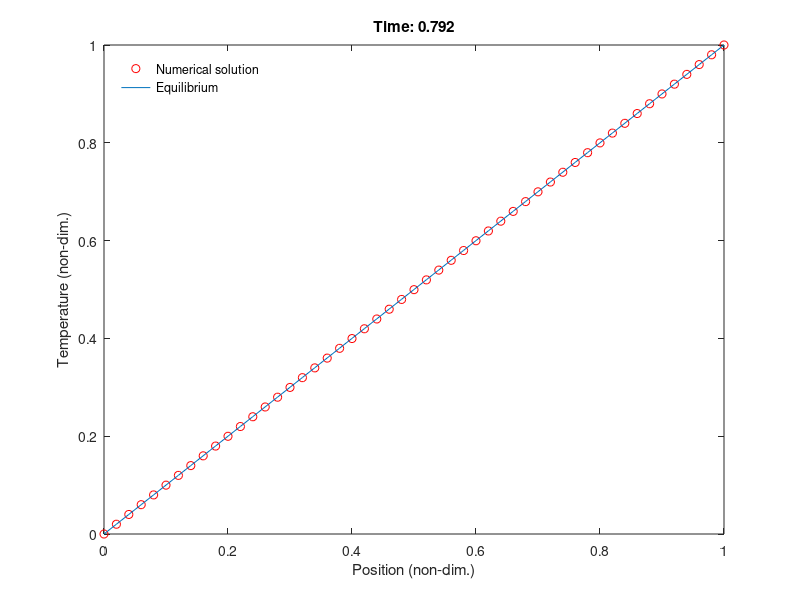
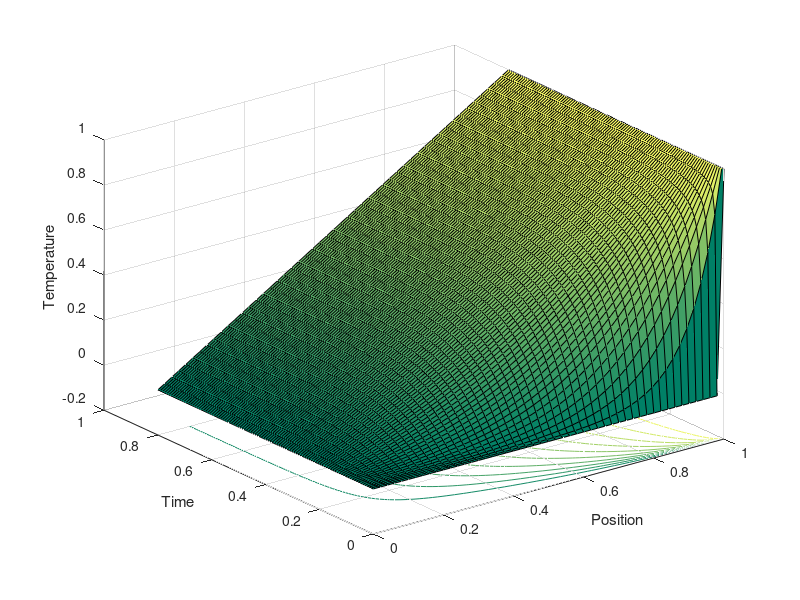

These figures' MATLAB source, in order:
% diffusion_fimp.m
% Solve the 1-D diffusion equation using the fully implicit scheme
% with Dirichlet BCs

% Clear memory and show only a few digits
clear all; format short;

% Parameters
kappa=1;           % Thermal conductivity
h=0.02;            % Spatial step
fac=20;            % For FTCS, this must be <= 1/2 for stability
tau=fac*h^2/kappa; % Time step
nsteps=100;        % Number of time steps
tint=tau*nsteps;   % Total integration time
skip=5;            % Only plot every now and then

% Display value of FTCS stability factor
disp(['FTCS stability factor: ',num2str(fac)]);

% Vector of x values
x=0:h:1;
L=length(x);

% Construct the matrix D associated with the second spatial derivative
D=-2*eye(L);
D=D+diag(ones(L-1,1),+1)+diag(ones(L-1,1),-1);

% Construct the matrix in the linear system being solved at each step
M=eye(L)-fac*D;

% Impose Dirichlet boundary conditions
M(1,:)=zeros(1,L);
M(1,1)=1;
M(L,:)=zeros(1,L);
M(L,L)=1;

% Initial conditions and BCs
temp=zeros(L,1);
temp(1)=0;
temp(L)=1;

% Record T(x,t) matrix for visualisation
temp_xt(:,1)=temp;

% March forwards in time
time(1)=0;
figure(1);
%hold on;
for n=1:nsteps

    % Update the time
    time(n+1)=time(n)+tau;   
    
    % Solve the matrix equation for a time step
    temp=M\temp;     
    
    % Plot the temperature versus position and the equilibrium 
    % solution, with annotations
    if (rem(n,skip) == 0) 
      plot(x,temp,'ro',x,x)
      axis([0 1 0 1]);
      xlabel('Position (non-dim.)');
      ylabel('Temperature (non-dim.)');
      handle=legend('Numerical solution','Equilibrium');
      set (handle,'Box','off','Location','NorthWest')
      title(['Time: ',num2str(time(n))]);
      drawnow;
    end
    
    % Record T(x,t) matrix for visualisation
    temp_xt(:,n+1)=temp;
    
end

% Visualisation of temperature versus position and time. MATLAB
% uses a surfc(x(i),y(j),z(j,i)) convention, hence the transpose
figure(2);
colormap(summer);
surfc(x,time,temp_xt');
xlabel('Position'); ylabel('Time'); zlabel('Temperature');
